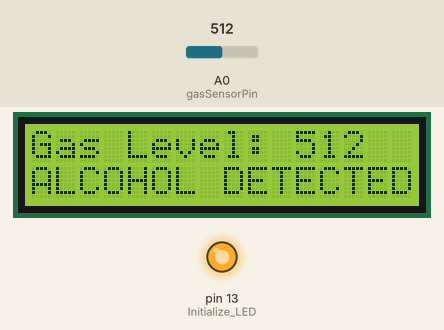
A sketch run on a simulated Arduino Uno, built with avr-gcc and run on an emulated ATmega328P. Parts: 16×2 character LCD, output pins drawn as LEDs (lit = HIGH). The test bench sets the inputs (shaded band); at power-on: A0 (gasSensorPin) = 512. What the sketch prints to the serial monitor is not drawn.

Above: at 3.2 s.
3.3 s: A0 (gasSensorPin) set to 482
At 5.5 s:
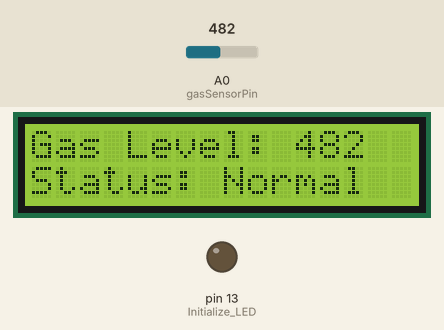
6.0 s: A0 (gasSensorPin) set to 510
At 7.4 s:
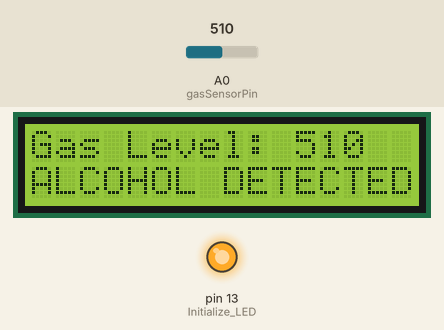
8.0 s: A0 (gasSensorPin) set to 490
At 8.6 s:
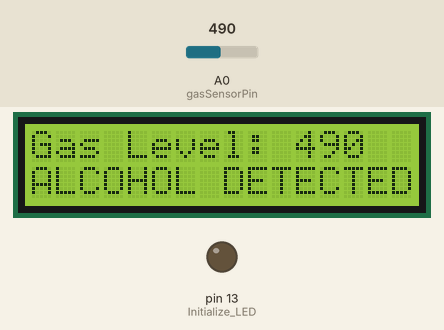
Timing chart, 0 to 11.0 s (numbered marks = the images above; inputs shaded):
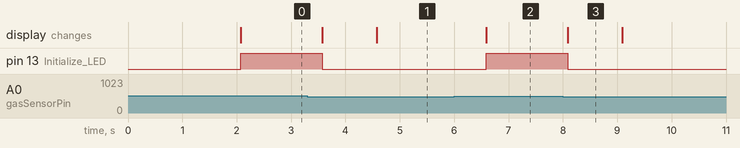

Measured:
- the behaviour switches between 501 and 500 on A0 (gasSensorPin) (found by bisection; images 0 and 1)
- after the input at 3.3 s, pin 13 (Initialize_LED): HIGH → LOW after 0.27 s; the display: first changes after 0.27 s (image 1 shows a later state)
- after the input at 6.0 s, pin 13 (Initialize_LED): LOW → HIGH after 0.59 s; the display: changes after 0.59 s (image 2)
- after the input at 8.0 s, pin 13 (Initialize_LED): HIGH → LOW after 0.09 s; the display: changes after 0.09 s (image 3)
- what the display in image 3 shows lasts 1.0 s, from 8.1 s to 9.1 s

The sketch:

alcohol_sensor_arduino.ino
```cpp
#include <LiquidCrystal.h>

// LCD pins: (RS, E, D4, D5, D6, D7)
LiquidCrystal lcd(12, 11, 4, 5, 6, 7);

const int gasSensorPin = A0;  // MQ2 sensor connected to A0
const int threshold = 500;    // Gas detection threshold

void setup() {
  pinMode(LED_BUILTIN, OUTPUT);  // Initialize LED
  Serial.begin(9600);            // Start serial monitor

  lcd.begin(16, 2);  // Initialize LCD (16x2)
  lcd.print("Gas Sensor Ready"); // Display startup message
  delay(2000);
  lcd.clear();
}

void loop() {
  int gasValue = analogRead(gasSensorPin); // Read MQ2 sensor
  Serial.print("Gas Value: ");
  Serial.println(gasValue);

  lcd.setCursor(0, 0);
  lcd.print("Gas Level: ");
  lcd.print(gasValue);  // Display gas value

  if (gasValue > threshold) {
    Serial.println("Gas detected! Blinking fast.");
    lcd.setCursor(0, 1);
    lcd.print("ALCOHOL DETECTED");

    digitalWrite(LED_BUILTIN, HIGH);
    delay(1000);  // Fast blink
  } else {
    //Serial.println("No gas detected. Normal blinking.");
    digitalWrite(LED_BUILTIN, LOW);
    delay(1000);

    lcd.setCursor(0, 1);
    lcd.print("Status: Normal   "); // Ensure old text is cleared

    //digitalWrite(LED_BUILTIN, LOW);
    //delay(1000);
  }

  delay(500);  // Small delay for stable readings
}
```
